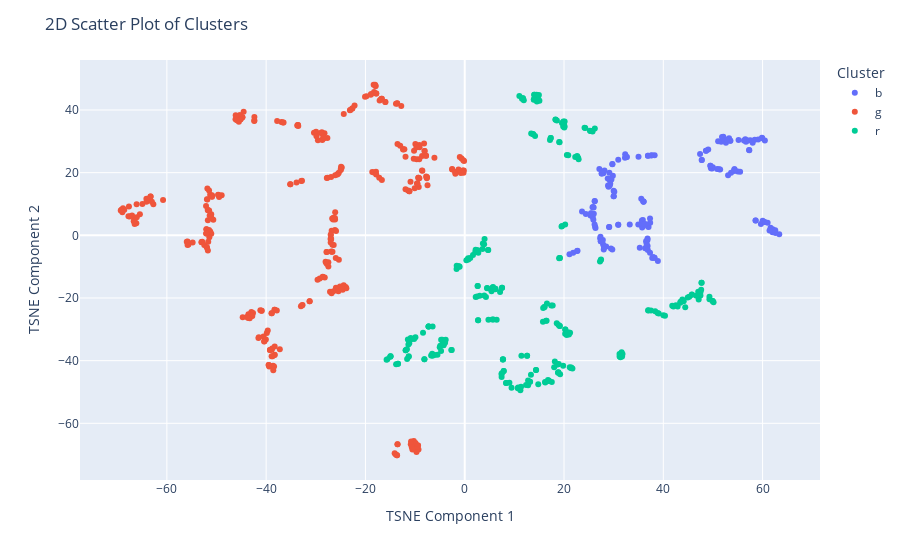

Notebook code cell kept with this figure:
### Markdown cell above
### **4.2 Testing for 3 Clusters**

### Code cell
# KMeans clustering
km2 = KMeans(n_clusters=3, random_state=42).fit(df)

# t-SNE for dimensionality reduction to 2D
X_embedded = TSNE(n_components=2, perplexity=10, random_state=24).fit_transform(df)
colors = np.array([x for x in 'bgrcmykbgrcmykbgrcmykbgrcmyk'])

# Plot using Plotly
fig = px.scatter(x=X_embedded[:, 0], y=X_embedded[:, 1], color=[colors[label] for label in km2.labels_])
fig.update_layout(
    title="2D Scatter Plot of Clusters",
    xaxis_title="TSNE Component 1",
    yaxis_title="TSNE Component 2",
    legend_title="Cluster"
)
fig.show()

### Figure 1 — Plotly figure (JSON) as saved in the notebook; plotly's stock layout.template omitted (floating-point values rounded to 4 significant figures; data arrays with more than 128 entries replaced by an {"elided": "..."} marker saying what was removed)
{"data": [{"hovertemplate": "color=b<br>x=%{x}<br>y=%{y}<extra></extra>", "legendgroup": "b", "marker": {"color": "#636efa", "symbol": "circle"}, "mode": "markers", "name": "b", "orientation": "v", "showlegend": true, "type": "scatter", "x": {"elided": "159 float values"}, "xaxis": "x", "y": {"elided": "159 float values"}, "yaxis": "y"}, {"hovertemplate": "color=g<br>x=%{x}<br>y=%{y}<extra></extra>", "legendgroup": "g", "marker": {"color": "#EF553B", "symbol": "circle"}, "mode": "markers", "name": "g", "orientation": "v", "showlegend": true, "type": "scatter", "x": {"elided": "323 float values"}, "xaxis": "x", "y": {"elided": "323 float values"}, "yaxis": "y"}, {"hovertemplate": "color=r<br>x=%{x}<br>y=%{y}<extra></extra>", "legendgroup": "r", "marker": {"color": "#00cc96", "symbol": "circle"}, "mode": "markers", "name": "r", "orientation": "v", "showlegend": true, "type": "scatter", "x": {"elided": "258 float values"}, "xaxis": "x", "y": {"elided": "258 float values"}, "yaxis": "y"}], "layout": {"legend": {"title": {"text": "Cluster"}, "tracegroupgap": 0}, "margin": {"t": 60}, "title": {"text": "2D Scatter Plot of Clusters"}, "xaxis": {"anchor": "y", "domain": [0, 1], "title": {"text": "TSNE Component 1"}}, "yaxis": {"anchor": "x", "domain": [0, 1], "title": {"text": "TSNE Component 2"}}}}
